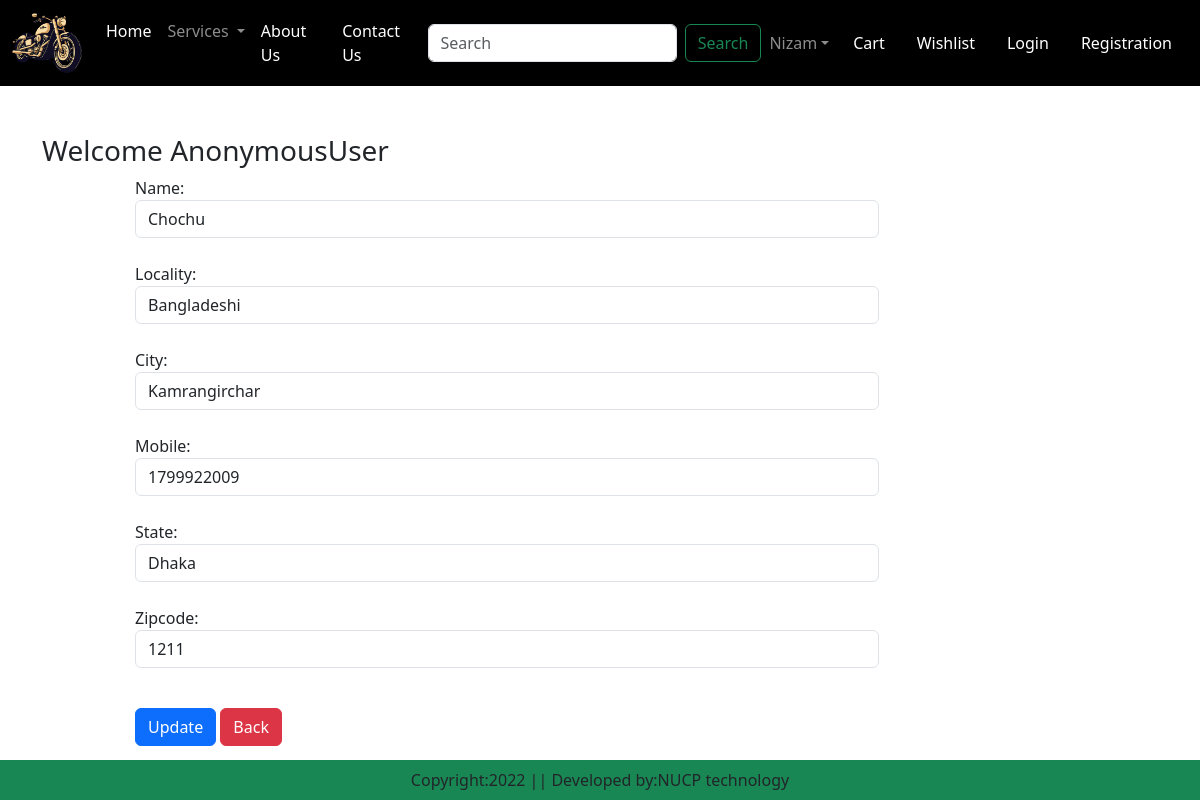
Page /updateAddress/2 on the earlier database version.
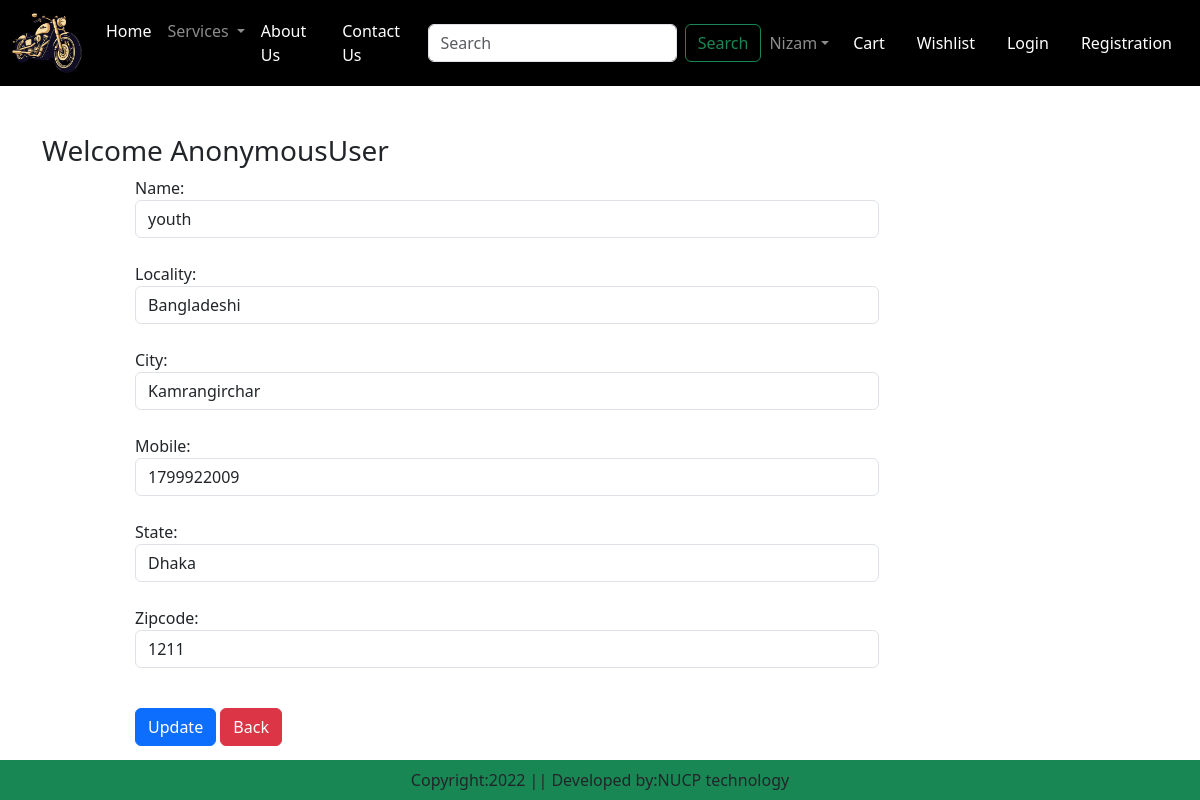
Same page on the later database version.
### rush/models.py (models this page shows, shortened)
class Customer(models.Model):
    user=models.ForeignKey(User, on_delete=models.CASCADE)
    name=models.CharField(max_length=100)
    locality=models.CharField(max_length=100)
    city=models.CharField(max_length=100)
    mobile=models.IntegerField(default=0)
    zipcode=models.IntegerField()
    state=models.CharField(choices=STATE_CHOICES,max_length=100)

### rush/views.py (the view, shortened to what this page needs)
# urls.py: path('updateAddress/<int:pk>',views.updateAddress.as_view(),name='updateAddress'),
class updateAddress(View):
    def get(self,request,pk):
        add = Customer.objects.get(pk=pk)
        form = CustomerProfileForm(instance=add)
        return render(request,"app/updateAddress.html",locals())

### rush/forms.py
class CustomerProfileForm(forms.ModelForm):
    class Meta:
        model = Customer
        fields = ('name','locality','city','mobile', 'state','zipcode')
        widgets = {
            'name': forms.TextInput(attrs={'class':'form-control'}),
            'locality': forms.TextInput(attrs={'class':'form-control'}),
            'city': forms.TextInput(attrs={'class':'form-control'}),
            'mobile': forms.NumberInput(attrs={'class':'form-control'}),
            'state': forms.Select(attrs={'class':'form-control'}),
            'zipcode': forms.NumberInput(attrs={'class':'form-control'}),
        }

### rush/templates/app/updateAddress.html (shortened to what this page needs)
{% extends 'app/base.html' %}
{% load static %}
{% block main-content %}
<div class="container my-5">
    <div class="row">
        <h3>Welcome <span class="text-capitalize">{{request.user}}</span></h3>
    </div>
    <div class="col-sm-8 offset-sm-1">
        <form action="" method="post">
            {% for fm in form %}
                {{fm.label_tag}} {{fm}}  <br>
            {% endfor %}
            <div class="col-12 mt-3">
                <button type="submit" class="btn btn-primary">Update</button>
                <a href="{% url 'address' %}" type="button" class="btn btn-danger">Back</a>
            </div>
        </form>
    </div>
</div>
{% endblock main-content %}

Differences in the rows shown:
changed Customer "Bangladeshi": name "Chochu" → "youth"
